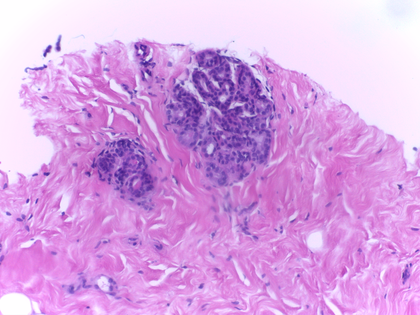
%> input picture nuclei_seg/modelChallenge/image/n001.png, 420 x 315 px, shrunk from 2048 x 1536 before the run
$ octave --eval "result = getWatershedMask(imread('modelChallenge/image/n001.png'));"   (GNU Octave 9; MATLAB toolbox functions it lacks are replaced by stand-ins)
%> lines starting %> are read from the running program, lines starting %| are printed output that depends on the picture
### nuclei_seg/staining_normalization/normalizeStaining.m
function [Inorm H E] = normalizeStaining(I,ImO, Io, beta, alpha, HERef, maxCRef)
%> called with Io = 220, beta = 0.15
% HE maxC  [Inorm,H,E] = normalizeStaining(im,im,220,0.06);
% normalizeStaining: Normalize the staining appearance of images
% originating from H&E stained sections.
%
% Example use:
% See test.m.
%
% Input:
% I         - RGB input image;
% Io        - (optional) transmitted light intensity (default: 240);
% beta      - (optional) OD threshold for transparent pixels (default: 0.15);
% alpha     - (optional) tolerance for the pseudo-min and pseudo-max (default: 1);
% HERef     - (optional) reference H&E OD matrix (default value is defined);
% maxCRef   - (optional) reference maximum stain concentrations for H&E (default value is defined);
%
% Output:
% Inorm     - normalized image;
% H         - (optional) hematoxylin image;
% E         - (optional)eosin image;
%
% References:
% A method for normalizing histology slides for quantitative analysis. M.
% Macenko et al., ISBI 2009
%
% Efficient nucleus detector in histopathology images. J.P. Vink et al., J
% Microscopy, 2013
%
% Copyright (c) 2013, Mitko Veta
% Image Sciences Institute
% University Medical Center
% Utrecht, The Netherlands
%
% See the license.txt file for copying permission.
%

% transmitted light intensity
if ~exist('Io', 'var') || isempty(Io)
    Io = 240;
end

% OD threshold for transparent pixels
if ~exist('beta', 'var') || isempty(beta)
    beta = 0.15;
end

% tolerance for the pseudo-min and pseudo-max
if ~exist('alpha', 'var') || isempty(alpha)
    alpha = 1;
end

% reference H&E OD matrix
if ~exist('HERef', 'var') || isempty(HERef)
    HERef = [
        0.5626    0.2159
        0.7201    0.8012
        0.4062    0.5581
        ];
end

% reference maximum stain concentrations for H&E
if ~exist('maxCRef)', 'var') || isempty(maxCRef)
    maxCRef = [
        1.9705
        1.0308
        ];
end

h = size(I,1);
%> h = 315
w = size(I,2);
%> w = 420

I = double(I);

I = reshape(I, [], 3);

% calculate optical density
OD = -log((I+1)/Io);

% remove transparent pixels
ODhat = OD(~any(OD < beta, 2), :);

if isempty(ODhat)
   Inorm=255*ones(w,h,3);
   H = 255*ones(w,h,3);
   E =255*ones(w,h,3);
   return;
end

% calculate eigenvectors
[V, ~] = eig(cov(ODhat));
%> V = [0.0647 0.792 0.607; 0.225 -0.604 0.765; -0.972 -0.0873 0.218]

[~,c]=size(V);
%> c = 3
if c<3
    Inorm=255*ones(w,h,3);
    return;
end

% project on the plane spanned by the eigenvectors corresponding to the two
% largest eigenvalues
That = ODhat*V(:,2:3);

% find the min and max vectors and project back to OD space
phi = atan2(That(:,2), That(:,1));

minPhi = prctile(phi, alpha);
%> minPhi = 1.64
maxPhi = prctile(phi, 100-alpha);
%> maxPhi = 1.99

vMin = V(:,2:3)*[cos(minPhi); sin(minPhi)];
%> vMin = [0.549; 0.805; 0.223]
vMax = V(:,2:3)*[cos(maxPhi); sin(maxPhi)];
%> vMax = [0.235; 0.943; 0.234]

% a heuristic to make the vector corresponding to hematoxylin first and the
% one corresponding to eosin second
if vMin(1) > vMax(1)
    HE = [vMin vMax];
%> HE = [0.549 0.235; 0.805 0.943; 0.223 0.234]
else
    HE = [vMax vMin];
end

% rows correspond to channels (RGB), columns to OD values

h = size(ImO,1);
w = size(ImO,2);

ImO = double(ImO);

ImO = reshape(ImO, [], 3);

OD = -log((ImO+1)/Io);
Y = reshape(OD, [], 3)';

% determine concentrations of the individual stains
C = HE \ Y;

% normalize stain concentrations
maxC = prctile(C, 99, 2);
%> maxC = [1.28; 1.05]

C = bsxfun(@rdivide, C, maxC);
C = bsxfun(@times, C, maxCRef);

% recreate the image using reference mixing matrix
Inorm = Io*exp(-HERef * C);
Inorm = reshape(Inorm', h, w, 3);
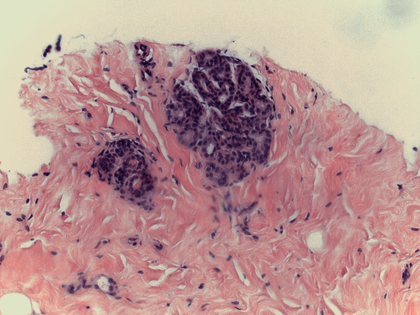
%> Inorm: size 315x420x3 double; mean R, G, B 240.7, 196.4, 193.7; drawn with min black and max white
Inorm = uint8(Inorm);
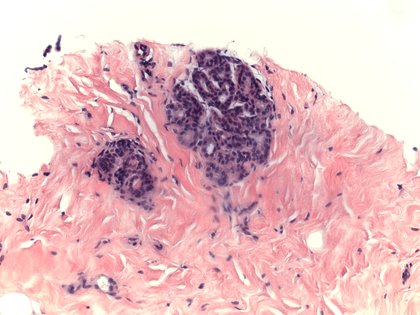
%> Inorm: size 315x420x3 uint8; mean R, G, B 230.5, 190.4, 193.7

if nargout > 1
    H = Io*exp(-HERef(:,1) * C(1,:));
    H = reshape(H', h, w, 3);
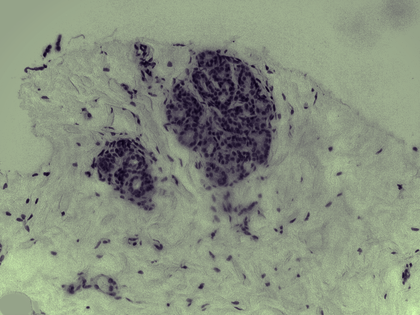
%> H: size 315x420x3 double; mean R, G, B 267.1, 284.5, 251.6; drawn with min black and max white
    H = uint8(H);
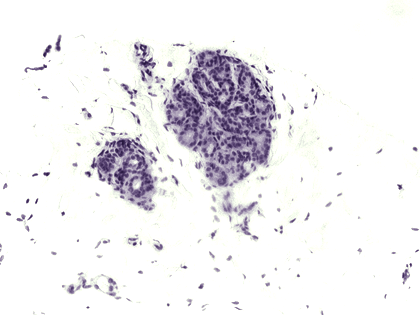
%> H: size 315x420x3 uint8; mean R, G, B 238.8, 237.2, 240.1
end

if nargout > 2
    E = Io*exp(-HERef(:,2) * C(2,:));
    E = reshape(E', h, w, 3);
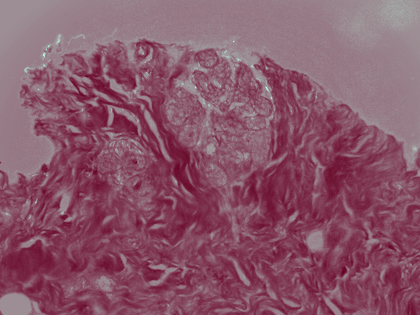
%> E: size 315x420x3 double; mean R, G, B 198.6, 152.8, 169.9; drawn with min black and max white
    E = uint8(E);
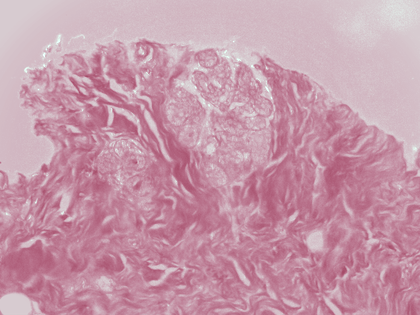
%> E: size 315x420x3 uint8; mean R, G, B 198.6, 152.8, 169.9; mean of the top-left, top-right, bottom-left and bottom-right quarters 183.5, 189, 161.8, 160.8
end

end

### nuclei_seg/veta_watershed/nucleiSegmentationV2.m
function [nuclei properties] = nucleiSegmentationV2(I, varargin)
% nucleiSegmentation: Performs nuclei segmentation in histopathology
% images using multi-scale and multi-marker watershed segmentation.
%
% Usage:
% ---------
% [nuclei properties] = nucleiSegmentation(I);
%
% or
%
% [nuclei properties] = nucleiSegmentation(I, 'OptionalParameter', value);
%
% Input:
% ---------
% I - Grayscale input image with intensities scaled in the [0 255] range.
%
% For optional input parameters please have a look at the getParameters()
% subroutine of this function.
%
% Output:
% ---------
% nuclei     - Nuclei contours in the same format as returned by
%              bwboundaries().
% properties - Properties of the segmented regions in the same format as
%              returned by regionprops().
%
% Copyright (c) 2012, Mitko Veta
% Image Sciences Institute
% University Medical Center
% Utrecht, The Netherlands
% All rights reserved.
%
% Cheng speeded up the merging procedure on Oct. 3, 2015

p = getParameters(varargin{:});

% make sure the input image is in double format
I = double(I);

numScales=length(p.scales);
nuclei = cell(1, numScales);
properties = cell(1, numScales);
keep =1:length(p.scales); %accepted = [];
logical_keep = ones(1,length(p.scales));


% You can use parfor here to speed
for n = 1:length(p.scales)

    disp(['Processing at scale ' num2str(p.scales(n)) ' pixels.']);

    Ip = morphologicalProcessing(I, p.scales(n));

    S = fastRadialSymmetryTransform(Ip, p.scales(n):2*p.scales(n), p.alpha, p.beta, p.kappa);

    LRadialSymmetry = markerControlledWatershedRadialSymmetry(Ip, S, p.h, p.scales(n), p.noBackgroundMarkers);

    [ERadialSymmetry LRadialSymmetry] = bwboundaries(LRadialSymmetry, 'noholes');

    PRadialSymmetry = regionProperties(I, LRadialSymmetry);

    LRegionalMinima = markerControlledWatershedRegionalMinima(Ip, p.scales(n), p.noBackgroundMarkers);


    [ERegionalMinima LRegionalMinima] = bwboundaries(LRegionalMinima, 'noholes');

    PRegionalMinima = regionProperties(I, LRegionalMinima);

    %%% Test of Regions under Analasys %Comment if you need
    %im = imread('/media/ricardo/My Passport/internship/ATYPIA_classes_norm/clase_3/A04_00Db.png');
    %figure;imshow(labeloverlay(im,uint8(boundarymask(LRegionalMinima>0))*1+uint8(boundarymask(LRadialSymmetry>0))*2));
    %title(['scale ' num2str(p.scales(n)) ' pixels'])
    %%%% End Test


    try
        P = cat(1, PRadialSymmetry, PRegionalMinima);
        E = cat(1, ERadialSymmetry, ERegionalMinima);
    catch ME
        fprintf('\ncatch statement added by George Lee - CCIPD, CWRU - 1/18/15: \n%s',ME.message);

        P1 = numel(PRadialSymmetry);
        P2 = numel(PRegionalMinima);

        E1 = numel(ERadialSymmetry);
        E2 = numel(ERegionalMinima);

        if P1>P2,		P = PRadialSymmetry;
        else		P = PRegionalMinima;
        end
        P(1)

        if E1>E2,		E = ERadialSymmetry;
        else		E = ERegionalMinima;
        end
        E(1)

    end


        if ~isempty(P)
            % remove regions with area that is too small or too large for current
            % scale
            accepted = ruleBasedClassification(P, {'Area', p.scales(n)^2*pi * [1 4]});

            % rule-based classification (rejection of false nuclei)
            accepted = accepted & ruleBasedClassification(P, p.featureRanges);

            nuclei{n} = E(accepted);
            properties{n} = P(accepted);
        else
            fprintf('\nP not found for scale %i from scales [%i %i] ', p.scales(n), p.scales(1), p.scales(end))
            accepted = [];
        end


    if ~isempty(accepted)
        %keep = [keep n];
        logical_keep(n) = 1;
    end

end
%% changed by George Lee - CCIPD, CWRU - 1/18/2015
% [17 lines of commented-out code are left out]
keep = keep(logical(logical_keep));
nuclei = cat(1, nuclei{keep});
properties = cat(1, properties{keep});
%% changed by George Lee - CCIPD, CWRU - 1/18/2015 ^^^

if length(nuclei)==0
    return;
end
%
% nuclei = cat(1, nuclei{:});
% properties = cat(1, properties{:});


fitness = cat(1, properties.Solidity);
centroids = cat(1, properties.Centroid);

disp('Merging contours.');

% tic
idx = mergeContours_s(nuclei, fitness, p.Th, centroids);
% toc

nuclei = nuclei(idx);
properties = properties(idx);

end

%==========================================================================
% Main processing blocks

% [173 lines left out: functions morphologicalProcessing, fastRadialSymmetryTransform, markerControlledWatershedRadialSymmetry, markerControlledWatershedRegionalMinima, ruleBasedClassification, not called in this run]


%==========================================================================
% Additional utilities

% [198 lines left out: functions regionProperties, labelmatrixToROI, not called in this run]

%==========================================================================
% Helpers

function b = checkNumericBounds(x, lowerBound, higherBound)

if ~exist('lowerBound', 'var')
    lowerBound = -Inf;
end

if ~exist('higherBound', 'var')
    higherBound = Inf;
end

x = x(:);

b = isnumeric(x) && all(x >= lowerBound) && all(x <= higherBound);

end

% [76 lines left out: functions degToRad, imGauss, imSobel, orderLabels, rotationTranslationMatrix, roundToOdd, not called in this run]

%==========================================================================
% Parameters parsing

function p = getParameters(varargin)

ip = inputParser;

% scales for multi-scale processing in micrometers:
ip.addOptional('scales', 6:13, @(x)checkNumericBounds(x, 0));
%1:5
%6:13

% fast radial symmetry transform properties (see Loy & Zelinski paper):
ip.addOptional('alpha', 1, @(x)checkNumericBounds(x, 0));

ip.addOptional('beta', 60, @(x)checkNumericBounds(x, 0));

ip.addOptional('kappa', 10, @(x)checkNumericBounds(x, 0));

% h parameter for extended regional minima (see imextendedmin.m):
ip.addOptional('h', 0.6, @(x)checkNumericBounds(x, 0));

% do not calculate background markers (faster):
ip.addOptional('noBackgroundMarkers', false, @islogical);

% properties ranges for rule based rejection:
ranges = {'Solidity', [0.9 1],...
    'MassDisplacement', [0 0.07],...
    'BoundarySaliency', [20 255]
    };

ip.addOptional('featureRanges', ranges, @iscell);

% threshold value for contour merging:
ip.addOptional('Th', 0.2,...
    @(x)checkNumericBounds(x, 0));

% parse properties
ip.parse(varargin{:});
p = ip.Results;

end

### nuclei_seg/getWatershedMask.m
function M=getWatershedMask( I, varargin )
%GETWATERSHEDMASK Uses the fast veta watershed approach to segment the
%nuclei of an image.
% I - image file
% arg1 - normalize image (default true)
% arg2 - min scale
% arg 3 - max scale


%addpath(genpath('nuclei_seg/veta_watershed'));
%addpath(genpath('nuclei_seg/GeneralLoG'));
%addpath(genpath('nuclei_seg/staining_normalization'));

[w,h,~]=size(I);


if nargin > 1
   normalize=varargin{1};
else
   normalize=true;
end

if nargin > 2
   minScale=varargin{2};
   maxScale=varargin{3};
else
    minScale=14;
    maxScale=20;
end

if normalize
    % [11 lines of commented-out code are left out]
    [~,normI,~] = normalizeStaining(I,I,220,0.15);
%normRed=normI(:,:,1);
    I = rgb2gray(normI);
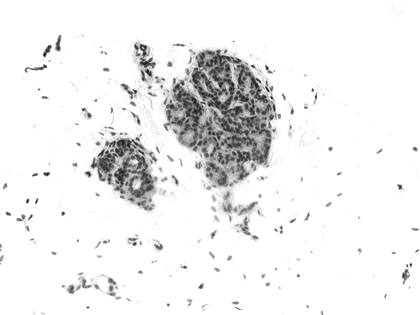
%> I: size 315x420 uint8; min 24, max 255, mean 238
end

p.scales=[4:2:14];
[nuclei, ~] = nucleiSegmentationV2(I,p);
%> the run ends on the next line
M=zeros(w,h);

for k = 1:length(nuclei)
    nuc=nuclei{k};
    numPix=length(nuc);
    for ind=1:numPix
        M(nuc(ind,1),nuc(ind,2))=255;
    end
end

M = imfill(M,'holes');

end
